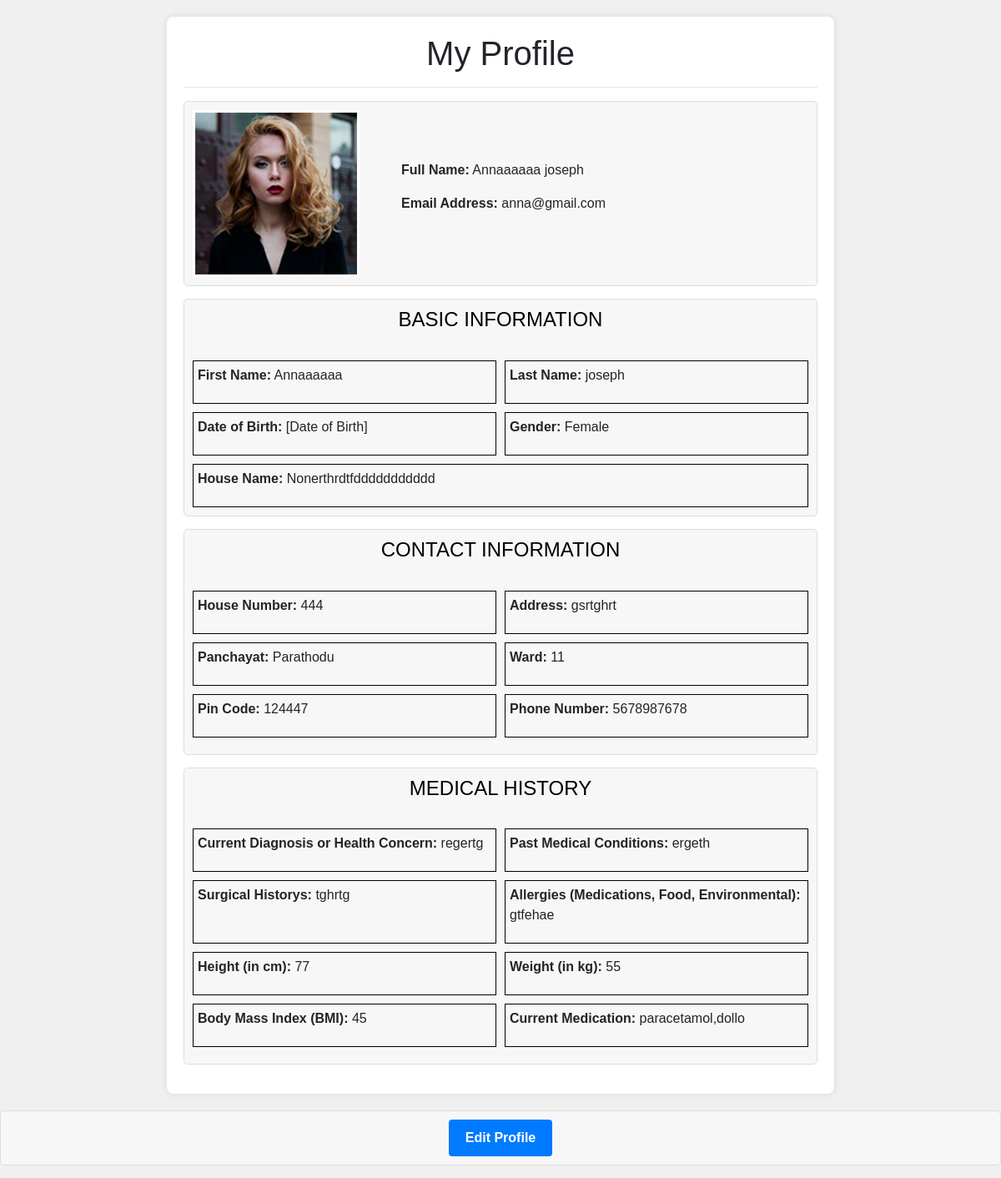
Before: /print_patient_profile (signed in) with the older database file.
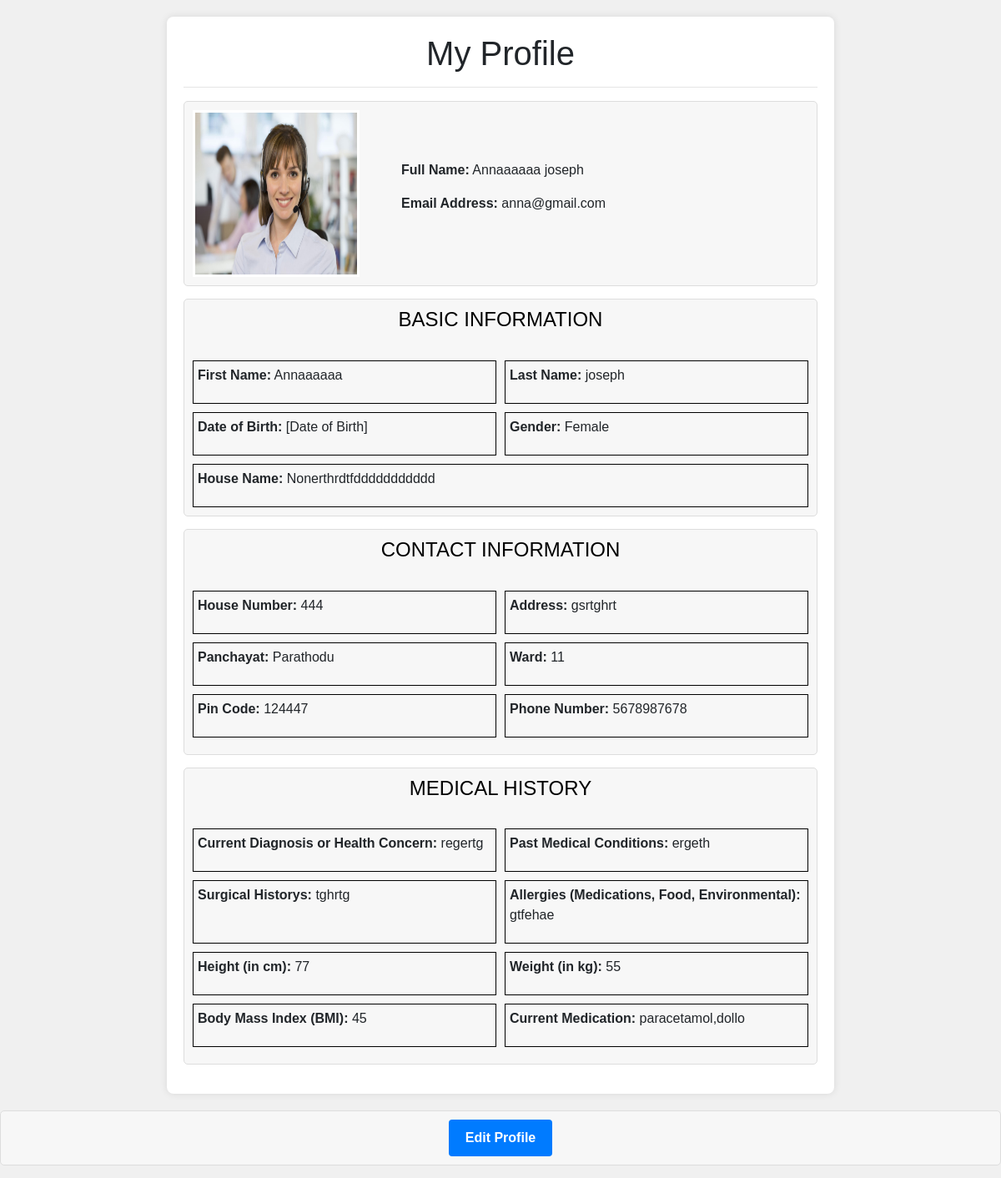
After: the same page with the newer database file.
### GHapp/models.py (models this page shows, shortened)
class PatientProfile(models.Model):
    user = models.OneToOneField(CustomUser, on_delete=models.CASCADE, blank=True, null=True)
    first_name = models.CharField(max_length=100, null=True,blank=True)
    last_name = models.CharField(max_length=100,null=True,blank=True)
    email = models.EmailField(max_length=100,null=True,blank=True)
    profile_pic = models.ImageField(upload_to='profile_pics/', null=True, blank=True)
    gender = models.CharField(max_length=10, choices=[('Male', 'Male'), ('Female', 'Female')])
    house_name = models.CharField(max_length=100, null=True,blank=True)
    house_no = models.IntegerField(null=True,blank=True)
    address = models.CharField(max_length=255,null=True,blank=True)
    ward = models.CharField(max_length=100)
    pin_code = models.IntegerField(null=True,blank=True)
    phone_number = models.IntegerField(null=True,blank=True)
    current_diagnosis = models.CharField(max_length=100, null=True,blank=True)
    past_med_condition = models.CharField(max_length=100, null=True,blank=True)
    surgical_history = models.CharField(max_length=100, null=True,blank=True)
    allergies = models.CharField(max_length=100, null=True,blank=True)
    height = models.IntegerField(null=True,blank=True)
    weight = models.IntegerField(null=True,blank=True)
    bmi = models.IntegerField(null=True,blank=True)
    medication_names = models.CharField(max_length=100, null=True,blank=True)
    dosage = models.CharField(max_length=12,null=True,blank=True)
    frequency = models.CharField(max_length=12,null=True,blank=True)

### GHapp/views.py (the view)
# urls.py: path('print_patient_profile', views.print_patient_profile, name='print_patient_profile'),
@login_required(login_url='login_page')
def print_patient_profile(request):
    profile = PatientProfile.objects.filter(user=request.user).first()
    return render(request, 'print_patient_profile.html', {'profile': [profile]})

### templates/print_patient_profile.html (shortened to what the changed rows need)
{% load static %}
<!DOCTYPE html>
<html lang="en">
<head>
    <link rel="stylesheet" type="text/css" href="{% static 'assets/css/bootstrap.min.css' %}">
</head>
<body>
    <div class="container">
        <h1>My Profile</h1>
    {% for pro in profile %}
         <div class="section profile-photo-container">
            <div class="profile-photo">
                {% if pro.profile_pic %}
                    <img src="{{ pro.profile_pic.url }}" alt="Patient's Profile Photo">
                {% else %}
                    <img src="/path/to/default/profile_pic.jpg" alt="Default Profile Photo">
                {% endif %}
            </div>
            <div class="profile-details">
                <p><strong>Full Name:</strong> {{ pro.first_name }} {{ pro.last_name }}</p>
                <p><strong>Email Address:</strong> {{ user.email }}</p>
            </div>
        </div>
        <div class="section">
            <h2 style="color: black; font-size: 24px;">BASIC INFORMATION</h2><br>
            <div style="display: flex; justify-content: space-between;">
                <div style="flex: 1; border: 1px solid #000; padding: 5px;">
                    <p><strong>First Name:</strong> {{ pro.first_name }}</p>
                </div>
                <div style="flex: 1; border: 1px solid #000; padding: 5px; margin-left: 10px;">
                    <p><strong>Last Name:</strong> {{ pro.last_name }}</p>
                </div>
            </div>
            <div style="display: flex; justify-content: space-between; margin-top: 10px;">
                <div style="flex: 1; border: 1px solid #000; padding: 5px;">
                    <p><strong>Date of Birth:</strong> [Date of Birth]</p>
                </div>
                <div style="flex: 1; border: 1px solid #000; padding: 5px; margin-left: 10px;">
                    <p><strong>Gender:</strong> {{ pro.gender }}</p>
                </div>
            </div>
            <div style="display: flex; justify-content: space-between; margin-top: 10px;">
                <div style="flex: 1; border: 1px solid #000; padding: 5px;">
                    <p><strong>House Name:</strong> {{ pro.house_name }}</p>
                </div>
            </div>
        </div>
        <div class="section">
            <h2 style="color: black; font-size: 24px; text-align: center;">CONTACT INFORMATION</h2><br>
            <div style="display: flex; justify-content: space-between; margin-bottom: 10px;">
                <div style="flex: 1; border: 1px solid #000; padding: 5px;">
                    <p><strong>House Number:</strong> {{ pro.house_no }}</p>
                </div>
                <div style="flex: 1; border: 1px solid #000; padding: 5px; margin-left: 10px;">
                    <p><strong>Address:</strong> {{ pro.address }}</p>
                </div>
            </div>
            <div style="display: flex; justify-content: space-between; margin-bottom: 10px;">
                <div style="flex: 1; border: 1px solid #000; padding: 5px;">
                    <p><strong>Panchayat:</strong> Parathodu</p>
                </div>
                <div style="flex: 1; border: 1px solid #000; padding: 5px; margin-left: 10px;">
                    <p><strong>Ward:</strong> {{ pro.ward }}</p>
                </div>
            </div>
            <div style="display: flex; justify-content: space-between; margin-bottom: 10px;">
                <div style="flex: 1; border: 1px solid #000; padding: 5px;">
                    <p><strong>Pin Code:</strong> {{ pro.pin_code }}</p>
                </div>
                <div style="flex: 1; border: 1px solid #000; padding: 5px; margin-left: 10px;">
                    <p><strong>Phone Number:</strong> {{ pro.phone_number }}</p>
                </div>
            </div>
        </div>
        <div class="section">
            <h2 style="color: black; font-size: 24px; text-align: center;">MEDICAL HISTORY</h2><br>
            <div style="display: flex; justify-content: space-between; margin-bottom: 10px;">
                <div style="flex: 1; border: 1px solid #000; padding: 5px;">
                    <p><strong>Current Diagnosis or Health Concern:</strong> {{ pro.current_diagnosis }}</p>
                </div>
                <div style="flex: 1; border: 1px solid #000; padding: 5px; margin-left: 10px;">
                    <p><strong>Past Medical Conditions:</strong> {{ pro.past_med_condition }}</p>
                </div>
            </div>
            <div style="display: flex; justify-content: space-between; margin-bottom: 10px;">
                <div style="flex: 1; border: 1px solid #000; padding: 5px;">
                    <p><strong>Surgical Historys:</strong> {{ pro.surgical_history }}</p>
                </div>
                <div style="flex: 1; border: 1px solid #000; padding: 5px; margin-left: 10px;">
                    <p><strong>Allergies (Medications, Food, Environmental):</strong> {{ pro.allergies }}</p>
                </div>
            </div>
            <div style="display: flex; justify-content: space-between; margin-bottom: 10px;">
                <div style="flex: 1; border: 1px solid #000; padding: 5px;">
                    <p><strong>Height (in cm):</strong> {{ pro.height }}</p>
                </div>
                <div style="flex: 1; border: 1px solid #000; padding: 5px; margin-left: 10px;">
                    <p><strong>Weight (in kg):</strong> {{ pro.weight }}</p>
                </div>
            </div>
            <div style="display: flex; justify-content: space-between; margin-bottom: 10px;">
                <div style="flex: 1; border: 1px solid #000; padding: 5px;">
                    <p><strong>Body Mass Index (BMI):</strong> {{ pro.bmi }}</p>
                </div>
                <div style="flex: 1; border: 1px solid #000; padding: 5px; margin-left: 10px;">
                    <p><strong>Current Medication:</strong> {{ pro.medication_names }}</p>
                </div>
            </div>
        </div>
    </div>
    {% endfor %}
</body>
</html>

Changed rows visible on the page:
changed PatientProfile "Annaaaaaa": profile_pic: a different picture
